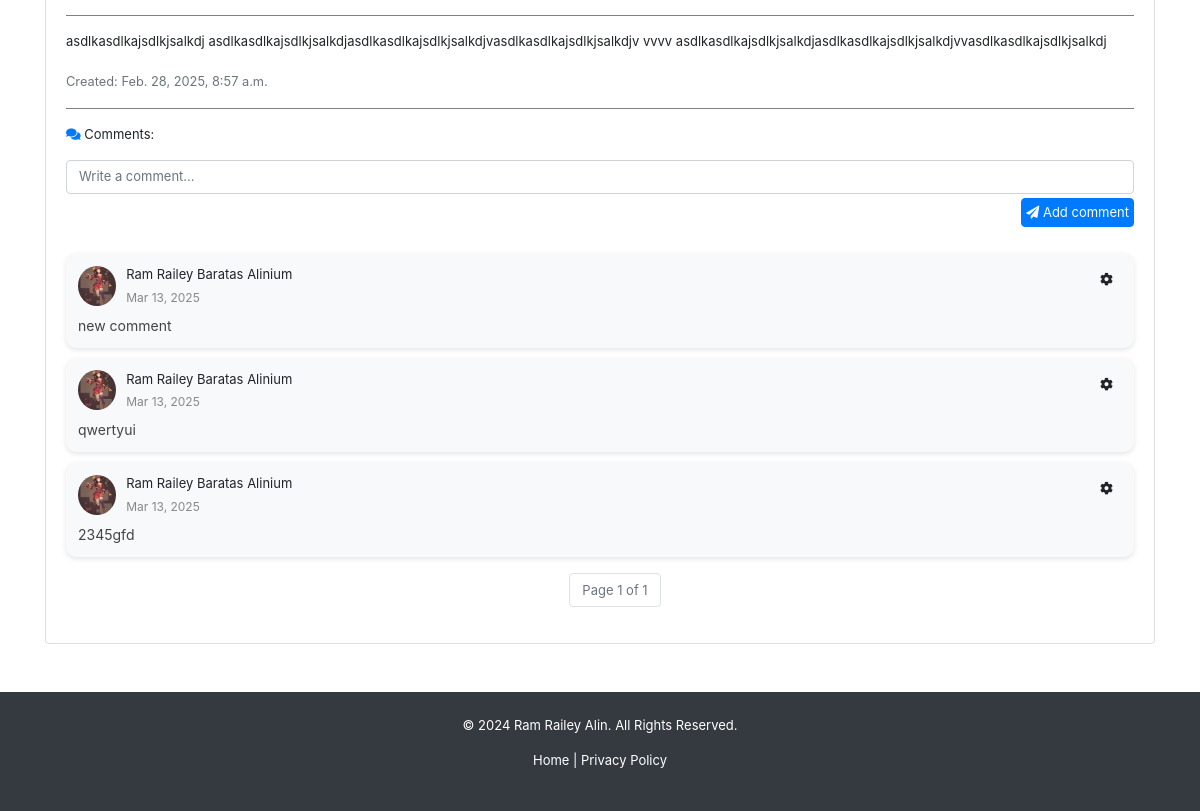
/announcements/5/ (signed in, lower part), run on an earlier commit of the app's database.
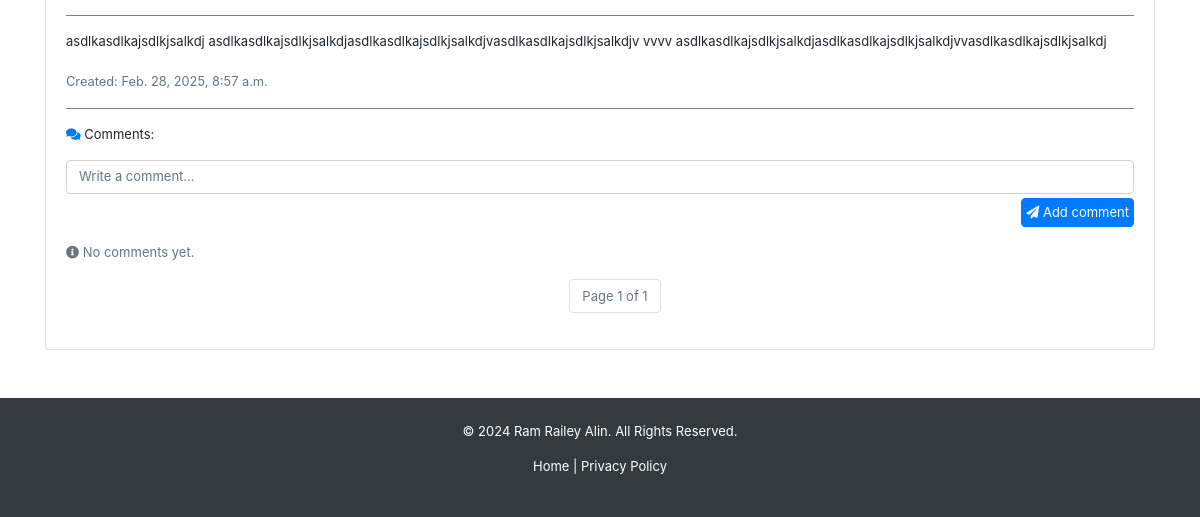
And on a later commit of the database.
### backend/models.py (models this page shows, shortened)
class Announcement(models.Model):
    title = models.CharField(max_length=255, blank=True, null=True)
    content = models.TextField(blank=True, null=True)
    image = models.ImageField(upload_to="announcements/", default="announcements/announcement.jpg", blank=True, null=True)
    date = models.DateTimeField(auto_now_add=True)
    updated_at = models.DateTimeField(auto_now=True)
    superuser = models.ForeignKey(User, on_delete=models.CASCADE, limit_choices_to={'is_superuser': True})

class AnnouncementComment(models.Model):
    comment = models.TextField(blank=True, null=True)
    date = models.DateTimeField(auto_now_add=True)
    updated_at = models.DateTimeField(auto_now=True)
    announcement = models.ForeignKey(Announcement, on_delete=models.CASCADE)
    user = models.ForeignKey(User, on_delete=models.CASCADE)

class Registration(models.Model):
    idno = models.IntegerField(primary_key=True)
    lastname = models.CharField(max_length=80, null=True, blank=True)
    firstname = models.CharField(max_length=80, null=True, blank=True)
    middlename = models.CharField(max_length=80, null=True, blank=True)
    course = models.CharField(max_length=80, choices=COURSE_CHOICES, null=True, blank=True)
    level = models.IntegerField(null=True, choices=LEVEL_CHOICES, blank=True)
    email = models.EmailField(max_length=80, null=True, blank=True)
    address = models.CharField(max_length=255, null=True, blank=True)
    sessions = models.IntegerField(default=30, null=True, blank=True)
    profilepicture_og = models.ImageField(upload_to="profiles/", default="profiles/default.jpg", blank=True, null=True)
    profilepicture_lg = models.ImageField(upload_to="profiles/", default="profiles/default_lg.jpg", blank=True, null=True)
    profilepicture_md = models.ImageField(upload_to="profiles/", default="profiles/default_md.jpg", blank=True, null=True)
    profilepicture_sm = models.ImageField(upload_to="profiles/", default="profiles/default_sm.jpg", blank=True, null=True)
    profiledescription = models.TextField(blank=True, null=True)
    username = models.OneToOneField(User, on_delete=models.CASCADE)

### backend/views.py (the view)
# urls.py: path('announcements/<int:announcement_id>/', views.announcement, name='user-announcement'),
@login_required
def announcement(request, announcement_id):
    if request.user.is_authenticated:
        announcement = get_object_or_404(Announcement, pk=announcement_id)
        comments = AnnouncementComment.objects.filter(
            announcement=announcement
        ).select_related(
            'user',  # Fetches the related User in the same query
            'user__registration'  # Fetches the related Registration in the same query
        ).order_by('-updated_at')
        paginator = Paginator(comments, 30)
        page_number = request.GET.get('page')
        page_obj = paginator.get_page(page_number)
        return render(request, 'backend/pages/announcement.html', context={ 'announcement': announcement, 'announcementcomments': page_obj })
    return redirect('/')

### backend/templatetags/custom_filters.py (called while the page is built)
@register.filter
def time_ago(value):
    now = datetime.now(timezone.utc)
    diff = now - value
    seconds = diff.total_seconds()
    if seconds < 60:
        return f"{int(seconds)} seconds ago"
    elif seconds < 3600:
        minutes = int(seconds / 60)
        return f"{minutes} minute{'s' if minutes != 1 else ''} ago"
    elif seconds < 86400:
        hours = int(seconds / 3600)
        return f"{hours} hour{'s' if hours != 1 else ''} ago"
    else:
        return value.strftime("%b %d, %Y")  # Fallback to date if > 1 day

### backend/templates/backend/pages/announcement.html (shortened to what this page needs)
{% extends 'backend/base.html' %}
{% load static %}
{% load custom_filters %}
{% block content %}
<div class="container mt-5">
    <div id="announcement-body" class="card mt-4 rounded-box">
        <div class="card-body">
            {% if announcement.image %}
            <hr>
            {% endif %}
            <p>{{ announcement.content }}</p>
            <small class="text-muted">Created: {{ announcement.date }}</small>
            <hr>
            <p>
                <i class="fas fa-comments text-primary"></i> Comments:</p>
            <form id="comment-form">
                <div class="form-group">
                    <textarea class="form-control" placeholder="Write a comment..."
                        oninput="this.style.height = ''; this.style.height = this.scrollHeight + 'px'" rows="1"
                        style="resize: none;" required></textarea>
                    <button type="button"
                        data-announcement_id="{{ announcement.id }}"
                        onclick="PostComment(this, this.parentElement.parentElement)"
                        class="btn p-1 mt-1 btn-primary float-right"><i class="fas fa-paper-plane"></i> Add comment</button>
                </div>
            </form>
        {% if announcementcomments %}
            {% for comment in announcementcomments %}
            <div class="comment-card w-full">
                <div class="comment-header d-flex align-items-center">
                    <img src="{{ comment.user.registration.profilepicture_sm.url }}" alt="comment profile pic"
                        class="comment-pic">
                    <div class="d-flex justify-content-between w-100">
                        <div class="comment-user-info flex-grow-1">
                            <p class="mb-1">{{ comment.user.registration.firstname }} {{ comment.user.registration.middlename }} {{ comment.user.registration.lastname }}</p>
                            <span class="comment-date">{{ comment.date|time_ago }}</span>
                        </div>
                        <div class="dropdown ms-auto">
                            <button class="btn btn-light btn-sm" type="button" id="dropdownMenuButton"
                                data-toggle="dropdown" aria-haspopup="true" aria-expanded="false">
                                <i class="fas fa-cog"></i>
                            </button>
                        </div>
                    </div>
                </div>
                <div id="comment-text-{{ comment.id }}" class="comment-body">
                    <p>{% if comment.comment %}{{ comment.comment }}{% else %}N\A{% endif %}</p>
                </div>
            </div>
            {% endfor %}
        {% else %}
            <p class="text-muted"><i class="fas fa-info-circle"></i> No comments yet.</p>
        {% endif %}
            <div class="pagination mt-3 d-flex flex-column justify-content-center">
                <nav aria-label="Comment pagination">
                    <ul class="pagination justify-content-center">
                        <li class="page-item disabled">
                            <span class="page-link">Page {{ announcementcomments.number }} of {{ announcementcomments.paginator.num_pages }}</span>
                        </li>
                    </ul>
                </nav>
            </div>
        </div>
    </div>
</div>
{% endblock content %}

### backend/templates/backend/base.html (shortened to what this page needs)
{% load static %}
<!DOCTYPE html>
<html>
<head>
    <link href="https://cdnjs.cloudflare.com/ajax/libs/font-awesome/5.15.3/css/all.min.css" rel="stylesheet">
    <link rel="stylesheet" href="https://cdn.jsdelivr.net/npm/bootstrap@4.0.0/dist/css/bootstrap.min.css">
    <link rel="stylesheet" href="{% static 'backend/css/styles.css' %}">
</head>
<body>
    <main>
        {% block content %}
        {% endblock content %}
    </main>
    <footer class="bg-dark text-white text-center py-4 mt-5">
        <div class="container" style="font-size: small;">
            <p>&copy; 2024 Ram Railey Alin. All Rights Reserved.</p>
            <p>
                <a href="#" class="text-white">Home</a> |
                <a href="#" class="text-white">Privacy Policy</a>
            </p>
        </div>
    </footer>
</body>
</html>

### backend/templates/backend/header.html (shortened to what this page needs)
{% load static %}

### backend/static/backend/css/styles.css (style rules this page uses)
* { box-sizing: border-box; padding: 0; margin: 0; }
li { text-decoration: none; }
main { min-height: 90vh; }
p { font-size: small; }
button { font-size: small; }
.btn { font-size: small; }
form { display: flex; flex-direction: column; row-gap: 10px; }
hr { width: 100%; border: none; border-top: 1px solid gray; }
ul { font-size: small; margin-left: 30px; }
input[type="text"], input[type="email"], input[type="password"], input[type="number"], input[type="search"], input[type="tel"], input[type="url"], input[type="date"], input[type="datetime-local"], input[type="month"], input[type="week"], input[type="time"], textarea, select { font-size: small !important; }

What changed in the data, as far as the page shows it:
removed AnnouncementComment: user.registration.profilepicture_sm (picture), user.registration.firstname "Ram Railey", user.registration.middlename "Baratas", user.registration.lastname "Alinium", date "Mar 13, 2025", comment "new comment"
removed AnnouncementComment: user.registration.profilepicture_sm (picture), user.registration.firstname "Ram Railey", user.registration.middlename "Baratas", user.registration.lastname "Alinium", date "Mar 13, 2025", comment "qwertyui"
removed AnnouncementComment: user.registration.profilepicture_sm (picture), user.registration.firstname "Ram Railey", user.registration.middlename "Baratas", user.registration.lastname "Alinium", date "Mar 13, 2025", comment "2345gfd"
Also different on the page:
text now shown: "No comments yet."
